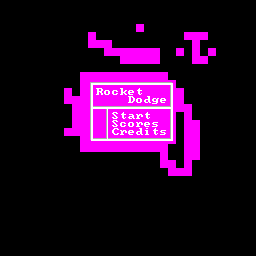

Tiled map render using the project's own tile images. Description and the whole map definition, tile-layer contents included, below:
An orthogonal 32x32 tile map with 8x8 px tiles, 1 tile layer (Tile Layer 1).

<map version="1.2" tiledversion="1.2.1" orientation="orthogonal" renderorder="right-down" width="32" height="32" tilewidth="8" tileheight="8" infinite="0" nextlayerid="2" nextobjectid="1">
 <tileset firstgid="1" source="ASCII.tsx" />
 <layer id="1" name="Tile Layer 1" width="32" height="32">
  <data encoding="csv">
0,0,0,0,0,0,0,0,0,0,0,0,0,0,0,0,0,0,0,0,0,0,0,0,0,0,0,0,0,0,0,0,
0,0,0,0,0,0,0,0,0,0,0,0,0,0,0,0,0,0,0,0,0,0,0,0,0,0,0,0,0,0,0,0,
0,0,0,0,0,0,0,0,0,0,0,0,0,0,0,0,0,0,0,0,0,0,0,0,0,0,0,0,0,0,0,0,
0,0,0,0,0,0,0,0,0,0,0,0,0,0,0,0,0,1,0,0,0,0,0,0,0,0,0,0,0,0,0,0,
0,0,0,0,0,0,0,0,0,0,0,1,0,0,0,0,0,0,0,0,0,0,0,1,1,1,0,0,0,0,0,0,
0,0,0,0,0,0,0,0,0,0,0,1,1,1,0,0,0,0,0,0,0,0,0,0,1,0,0,0,0,0,0,0,
0,0,0,0,0,0,0,0,0,0,0,0,0,1,1,1,1,1,1,1,0,0,1,0,1,0,1,0,0,0,0,0,
0,0,0,0,0,0,0,0,0,0,0,0,0,0,0,1,1,1,1,1,0,0,0,0,1,1,0,0,0,0,0,0,
0,0,0,0,0,0,0,0,0,0,0,0,0,0,0,0,0,0,0,0,0,0,0,0,0,0,0,0,0,0,0,0,
0,0,0,0,0,0,0,0,0,0,1,206,206,206,206,206,206,206,206,206,188,0,0,0,0,0,0,0,0,0,0,0,
0,0,0,0,0,0,0,0,0,0,1,81,82,82,82,82,82,82,82,82,82,83,0,0,0,0,0,0,0,0,0,0,
0,0,0,0,0,0,0,0,1,0,1,97,44,67,55,63,57,72,1,104,1,99,1,0,0,0,0,0,0,0,0,0,
0,0,0,0,0,0,0,0,1,1,1,97,206,1,1,1,30,67,56,59,57,99,1,0,0,0,0,0,0,0,0,0,
0,0,0,0,0,0,0,0,0,1,1,100,82,96,82,82,82,82,82,82,82,102,1,1,0,0,0,0,0,0,0,0,
0,0,0,0,0,0,0,0,0,1,1,97,80,103,45,72,53,70,72,1,1,99,0,1,0,0,0,0,0,0,0,0,
0,0,0,0,0,0,0,0,0,1,1,97,80,103,45,55,67,70,57,71,1,99,0,1,1,0,0,0,0,0,0,0,
0,0,0,0,0,0,0,0,1,1,1,97,80,103,29,70,57,56,61,72,71,99,0,1,1,0,0,0,0,0,0,0,
0,0,0,0,0,0,0,0,0,0,1,113,114,128,114,114,114,114,114,114,114,115,0,1,1,0,0,0,0,0,0,0,
0,0,0,0,0,0,0,0,0,0,201,206,208,206,206,206,206,206,206,206,1,0,0,1,1,0,0,0,0,0,0,0,
0,0,0,0,0,0,0,0,0,0,0,0,0,0,0,0,0,0,0,0,1,0,0,1,1,0,0,0,0,0,0,0,
0,0,0,0,0,0,0,0,0,0,0,0,0,0,0,0,0,0,0,0,1,1,0,1,0,0,0,0,0,0,0,0,
0,0,0,0,0,0,0,0,0,0,0,0,0,0,0,0,0,0,0,0,0,1,1,1,0,0,0,0,0,0,0,0,
0,0,0,0,0,0,0,0,0,0,0,0,0,0,0,0,0,0,0,0,0,0,0,0,0,0,0,0,0,0,0,0,
0,0,0,0,0,0,0,0,0,0,0,0,0,0,0,0,0,0,0,0,0,0,0,0,0,0,0,0,0,0,0,0,
0,0,0,0,0,0,0,0,0,0,0,0,0,0,0,0,0,0,0,0,0,0,0,0,0,0,0,0,0,0,0,0,
0,0,0,0,0,0,0,0,0,0,0,0,0,0,0,0,0,0,0,0,0,0,0,0,0,0,0,0,0,0,0,0,
0,0,0,0,0,0,0,0,0,0,0,0,0,0,0,0,0,0,0,0,0,0,0,0,0,0,0,0,0,0,0,0,
0,0,0,0,0,0,0,0,0,0,0,0,0,0,0,0,0,0,0,0,0,0,0,0,0,0,0,0,0,0,0,0,
0,0,0,0,0,0,0,0,0,0,0,0,0,0,0,0,0,0,0,0,0,0,0,0,0,0,0,0,0,0,0,0,
0,0,0,0,0,0,0,0,0,0,0,0,0,0,0,0,0,0,0,0,0,0,0,0,0,0,0,0,0,0,0,0,
0,0,0,0,0,0,0,0,0,0,0,0,0,0,0,0,0,0,0,0,0,0,0,0,0,0,0,0,0,0,0,0,
0,0,0,0,0,0,0,0,0,0,0,0,0,0,0,0,0,0,0,0,0,0,0,0,0,0,0,0,0,0,0,0
</data>
 </layer>
</map>